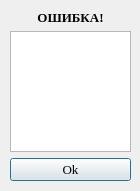
<?xml version="1.0" encoding="UTF-8"?>
<ui version="4.0">
 <class>error_dialog</class>
 <widget class="QDialog" name="error_dialog">
  <property name="geometry">
   <rect>
    <x>0</x>
    <y>0</y>
    <width>140</width>
    <height>191</height>
   </rect>
  </property>
  <property name="minimumSize">
   <size>
    <width>140</width>
    <height>191</height>
   </size>
  </property>
  <property name="maximumSize">
   <size>
    <width>140</width>
    <height>191</height>
   </size>
  </property>
  <property name="font">
   <font>
    <family>Times New Roman</family>
   </font>
  </property>
  <property name="windowTitle">
   <string>Ошибка!</string>
  </property>
  <widget class="QWidget" name="layoutWidget">
   <property name="geometry">
    <rect>
     <x>10</x>
     <y>10</y>
     <width>121</width>
     <height>171</height>
    </rect>
   </property>
   <layout class="QVBoxLayout" name="verticalLayout">
    <item>
     <widget class="QLabel" name="label">
      <property name="font">
       <font>
        <pointsize>10</pointsize>
        <weight>75</weight>
        <bold>true</bold>
       </font>
      </property>
      <property name="text">
       <string>ОШИБКА!</string>
      </property>
      <property name="alignment">
       <set>Qt::AlignCenter</set>
      </property>
     </widget>
    </item>
    <item>
     <widget class="QTextBrowser" name="error_text"/>
    </item>
    <item>
     <widget class="QPushButton" name="error_button">
      <property name="font">
       <font>
        <pointsize>10</pointsize>
       </font>
      </property>
      <property name="text">
       <string>Ok</string>
      </property>
     </widget>
    </item>
   </layout>
  </widget>
 </widget>
 <resources/>
 <connections/>
</ui>
